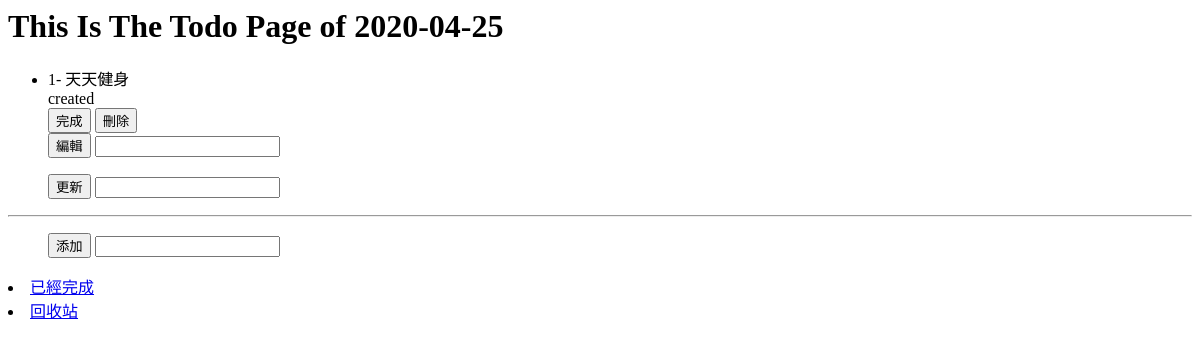
The page /todo/ on the database as committed earlier.
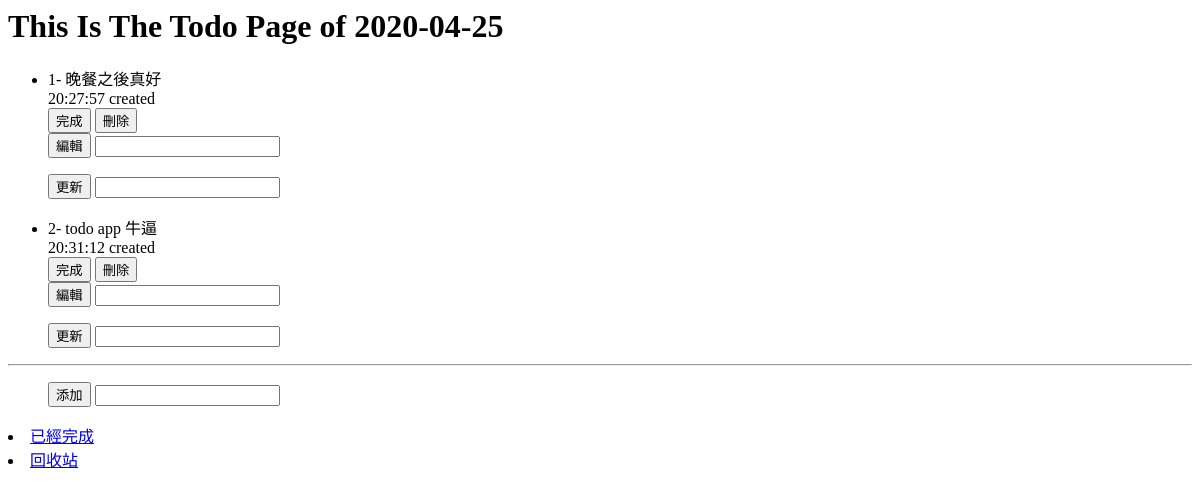
The same page on the database as committed later.
### todo/models.py (models this page shows, shortened)
class TodoItem(models.Model):
    content =models.TextField()
    create_time=models.DateTimeField(auto_now_add=True)
    last_edit=models.DateTimeField(auto_now=True)

### todo/views.py (the view)
# urls.py: path('todo/',todoView,name='todo'),
def todoView(request):
    all_todo_items = TodoItem.objects.all()
    return render(request,'todo.html', {'all_items':all_todo_items})

### templates/todo.html
<h1>  This Is The Todo Page    of {% now "Y-m-d" %} </h1>
<ul>
{% for todo_item in all_items  %}
    <li>
        {{ forloop.counter }}-
        {{ todo_item.content }}
        <br>
       {{  todo_item.create_time |date:' H:i:s'  }} created
        <br>
    <form action ="/doneTodo/{{ todo_item.id }}/"
                  style="display: inline;"
                  method="post">{% csrf_token %}
        <input type='submit' value='完成'/>
    </form>
    <form action ="/deleteTodo/{{ todo_item.id }}/"
                  style="display: inline;"
                  method="post">{% csrf_token %}
        <input type='submit' value='刪除'/>
    </form>
    <form action ="/editTodo/{{ todo_item.id }}/"
                  method="post">{% csrf_token %}
        <input type='submit' value='編輯'/>
        <input type='text' name='content'/>
    </form>
    <form action ="/updateTodo/{{ todo_item.id }}/"
                  method="post">{% csrf_token %}
        <input type='submit' value='更新'/>
        <input type='text' name='content'/>
    </form>
</li>
{% endfor %}
</ul>
<hr>
<ul>
<form action ="/addTodo/" method="post">{% csrf_token %}
    <input type='submit' value='添加'/>
    <input type='text' name='content'/>
</form>
</ul>
<p>
<li> <a href = "{% url 'done' %}" >已經完成</a> </li>
<li> <a href = "{% url 'bin' %}" >回收站</a> </li>
</p>

Rows that differ between the two databases and show on the page:
removed TodoItem: content "天天健身"
added TodoItem: content "晚餐之後真好", create_time "20:27:57"
added TodoItem: content "todo app 牛逼", create_time "20:31:12"
